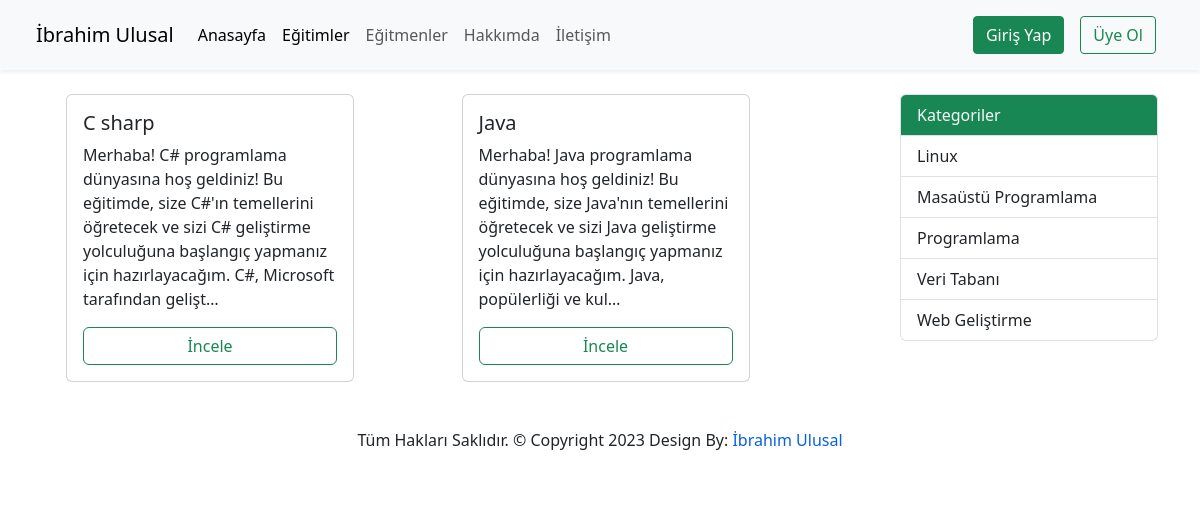
The app's page /courses/category/masaustu-programlama with its own data.
### courses/Models/Course.py (models this page shows, shortened)
class Course(models.Model):
    title = models.CharField(max_length=50,help_text="Course Adı ile aynı olsun!")
    name = models.ForeignKey(CourseName,on_delete=models.CASCADE)
    category = models.ManyToManyField(Category,blank=True,null=True)
    teachers = models.ForeignKey(Teacher,on_delete=models.CASCADE,blank=True,null=True)
    students = models.ManyToManyField(User,null=True,blank=True,related_name='courses_joined')
    description = models.TextField()
    image = models.ImageField(upload_to='courses/%Y-%m/%d/',blank=True,null=True)
    isActive = models.BooleanField()
    date = models.DateTimeField(auto_now_add=True)
    slug = models.SlugField(unique=True,editable=False)

### courses/Models/Category.py (models this page shows, shortened)
class Category(models.Model):
    categoryName = models.CharField(max_length=50)
    date = models.DateTimeField(auto_now_add=True)
    slug = models.SlugField(unique=True,editable=False)

### courses/views.py (the view)
# urls.py: path('category/<slug:categories_slug>',categoryList,name = 'categories'),
def categoryList(request,categories_slug):
    courses = Course.objects.all().filter(category__slug__iexact = categories_slug)
    if len(courses) == 0:
        messages.info(request,'Kategori Boş')
    return render(request,'courseAppFiles/courses.html',context={
        'courses':courses,
        'categories':Category.objects.all().order_by('categoryName'),
    })

### templates/courseAppFiles/courses.html (shortened to what this page needs)
{% extends 'partials/_base.html' %}
{% load static %}
{% block content %}
<div id="overviews" class="section wb">
    <div class="container mt-4">
        <div class="row ms-auto">
            <div class="col-lg-9">
                <div class="row ms-auto">
                    {% for course in courses %}
                    <div class="col-lg-5 col-md-4 mb-3 col-12 me-5">
                        <div class="card" style="width: 18rem;">
                            <div class="card-body">
                              <h5 class="card-title">{{ course.title }}</h5>
                              <p class="card-text">{{ course.description|truncatechars:200 }}</p>
                              <a href="{% url 'course-details' course.slug course.id %}" class="card-link btn btn-outline-success d-block">İncele</a>
                            </div>
                          </div>
                    </div>
                    {% endfor %}
                </div>
            </div>
            <div class="col-lg-3 col-12 right-single">
                <div class="list-group">
                    <li class="list-group-item list-group-item-action bg-success text-light">
                      Kategoriler
                    </li>
                    {% for category in categories %}
                    <a href="{% url 'categories' category.slug %}" class="list-group-item list-group-item-action"> {{ category.categoryName|title }} </a>
                    {% endfor %}
                </div>
            </div>
        </div>
    </div>
</div>
{% endblock %}

### static/css/style.css (style rules this page uses)
* { margin:0; padding:0; }
:root { --main-color : rgb(27,31,36); --text-color : rgb(255,255,255); --primary-color: rgb(7,95,228); --dark-color : rgb(35,43,53); --default-text-color : rgb(0,0,0); --yellow : rgb(245,223,78); }
html { scroll-behavior: smooth; }
body { font-size: 16px; font-family: 'Poppins',sans-serif; font-weight: normal; font-style: normal; color: var(--default-text-color); }

### records on screen
Course: title "C sharp", description "Merhaba! C# programlama dünyasına hoş geldiniz! Bu eğitimde, size C#'ın temellerini öğretecek ve sizi C# geliştirme yolculuğuna başlangıç yapmanız için hazırlayacağım. C#, Microsoft tarafından gelişt…"
Course: title "Java", description "Merhaba! Java programlama dünyasına hoş geldiniz! Bu eğitimde, size Java'nın temellerini öğretecek ve sizi Java geliştirme yolculuğuna başlangıç yapmanız için hazırlayacağım. Java, popülerliği ve kul…"
Category: categoryName "Linux"
Category: categoryName "Masaüstü Programlama"
Category: categoryName "Programlama"
Category: categoryName "Veri Tabanı"
Category: categoryName "Web Geliştirme"
